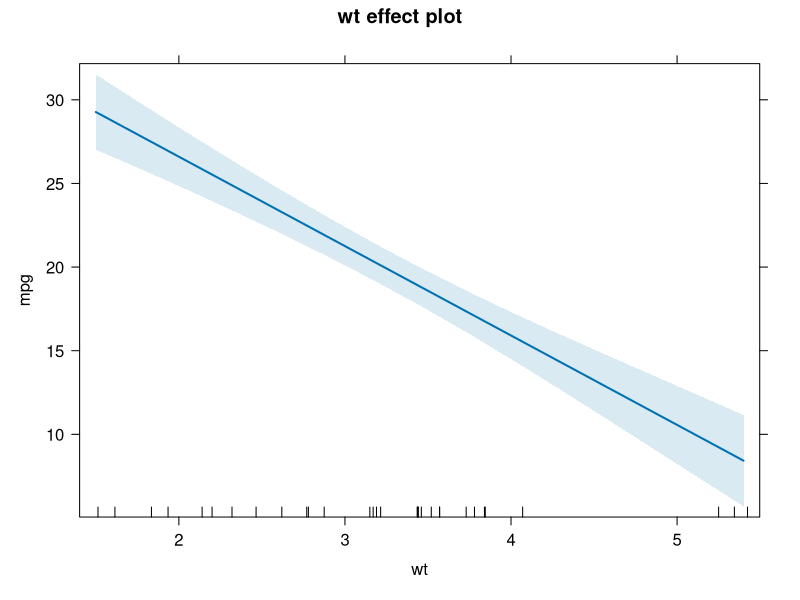
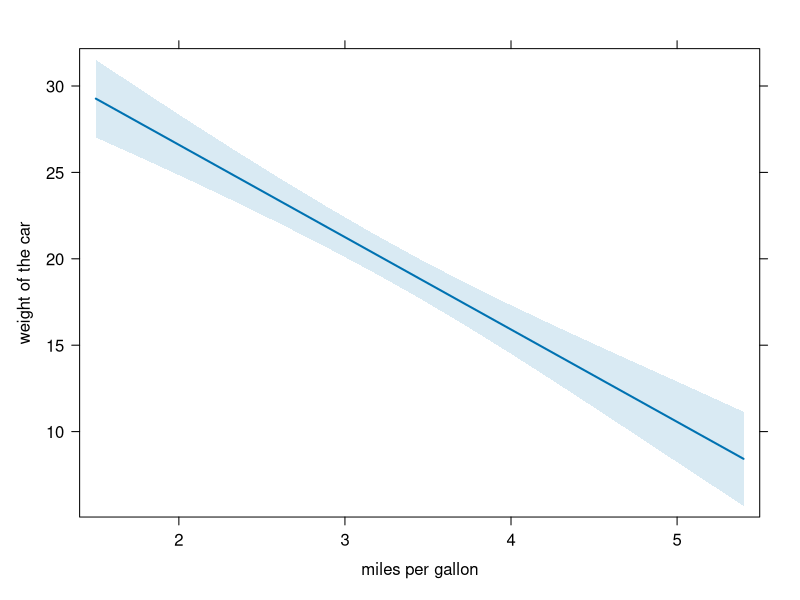
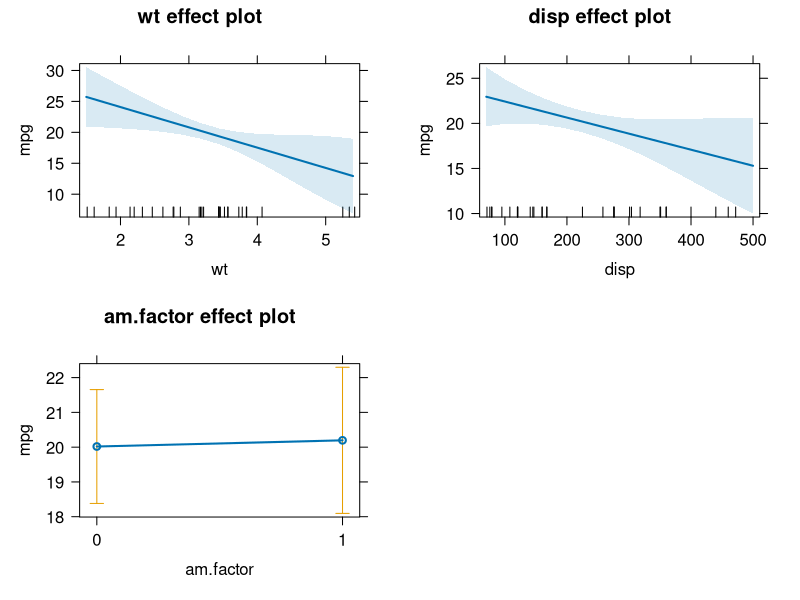
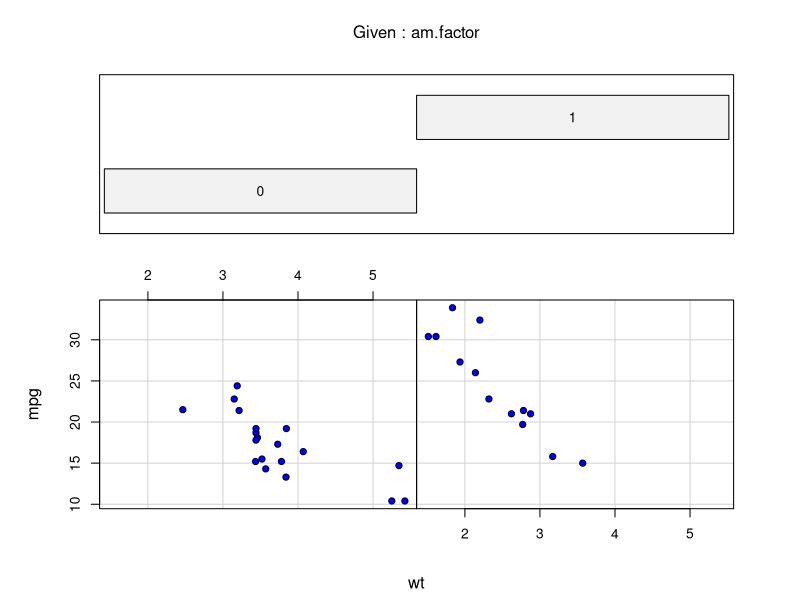
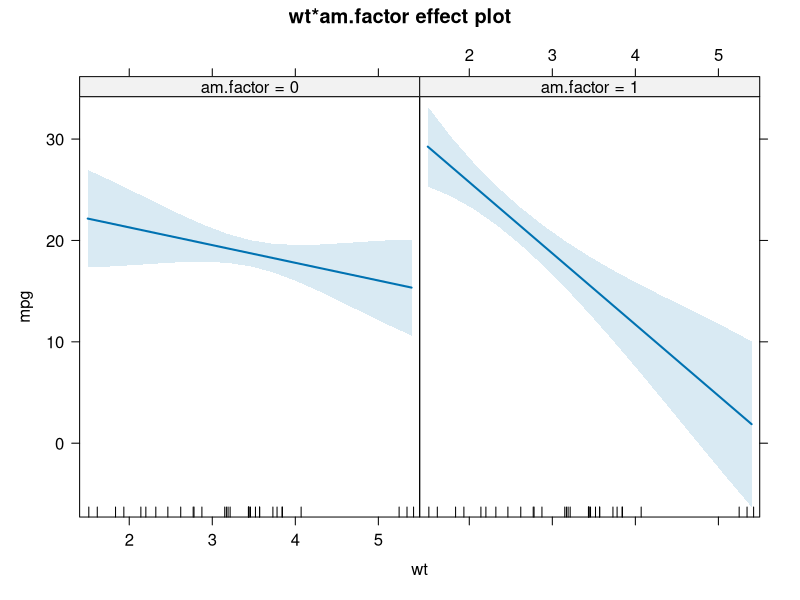
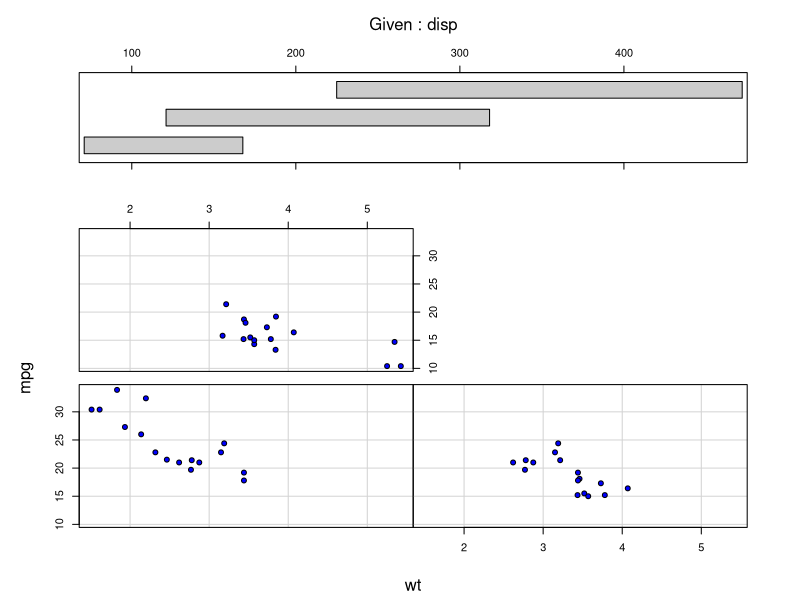
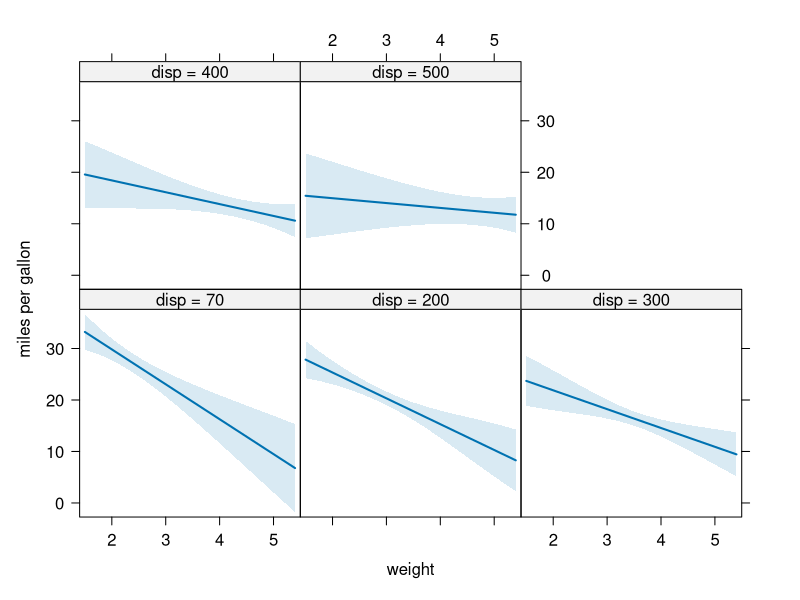
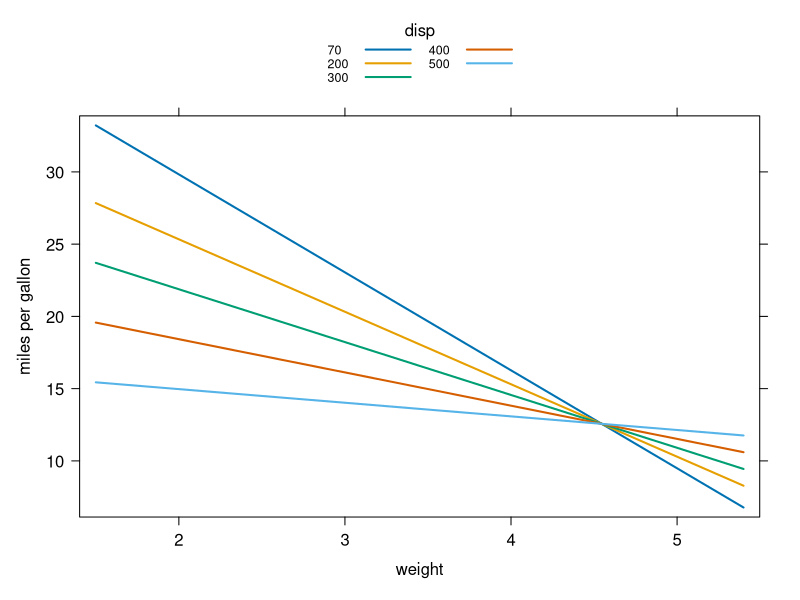

These charts were generated, in order, by the following R code:
## ---- chunk 1
# packages needed for this tutorial
library(car)
library(effects)
## ---- chunk 2
# as simple as it gets.... 
cor.test(mtcars$mpg, mtcars$wt)

## ---- chunk 3

# first let's check that our variance is homogenous using the Levene's test of Equality of Variances
leveneTest(mtcars$mpg, mtcars$vs) # we do not reject the null

# t.test= y, x (categorical)
t.test(mtcars$mpg, mtcars$vs)
## ---- chunk 4
# first we have to convert these binary variables into factors, instead of "numeric"
class(mtcars$vs)
class(mtcars$am)
mtcars$vs.factor <- as.factor(mtcars$vs)
mtcars$am.factor <- as.factor(mtcars$am)
class(mtcars$am.factor)
class(mtcars$vs.factor)

# one -way anova 
mtcars$am.factor <- as.factor(mtcars$am)
aov_1 <- aov(mpg ~ am.factor, data = mtcars )
summary(aov_1) # anova output
coefficients(aov_1) # coefficients (betas) 

# two -way anova 
aov_2 <- aov(mpg ~ am.factor*vs.factor, data = mtcars )
summary(aov_2)
coefficients(aov_2)

# post-hoc comparisons for 2x2 anova 
post_hoc <- TukeyHSD(aov_2)

# now let's take a look at the 6 contrasts of the 2x2 interaction: 
post_hoc$`am.factor:vs.factor`
## ---- chunk 5

#lm( y ~ x, data)
model1 <- lm(mpg ~ wt, data = mtcars )

# summary provides the useful output that you actually want to see: 
summary(model1)

# the effect package provides a simple way to visualize the results of your model
# here, we can quicky plot the linear regression slope with a 95% confidence interval
plot(effect("wt", model1))

# we can also make this plot prettier using similar base R arguments:
plot(effect("wt", model1), main = "", xlab = "miles per gallon", ylab = "weight of the car", rug = F)

## ---- chunk 6
#Let's estimate the effect of weight on mpg, controlling for displacement and transmission.

# first, let's change our transmission variable into a factor. 
mtcars$am.factor <- as.factor(mtcars$am)

#lm( y ~ x + m + z, data)
model2 <- lm(mpg ~ wt + disp + am.factor , data = mtcars )
summary(model2) # so we see that weight still predicts mpg, even when controlling for gear and displacement

# you can also plot all of the model coefficients at once. The am.factor plot shows the group effect, with 95% CI.
plot(allEffects(model2))
## ---- chunk 7
#FORMULA: lm( y ~ x:m + x + m + z, data)
model3 <- lm(mpg ~ wt:am.factor + wt + am.factor + disp, data = mtcars )
summary(model3) # so we see that weight still predicts mpg, even when controlling for gear and displacement
## ---- chunk 8
#FORMULA: lm( y ~ x*m + z, data)
model3b <- lm(mpg ~ wt*am.factor + disp, data = mtcars )
summary(model3b) 

# notice that the output of model 3 and model3b are exactly the same!
## ---- chunk 9
# but wait, 
anova(model3b) #thanks to the car package, this will give you the type III anova results of your model
## ---- chunk 10
# here is a cool way to visualize whether 2 variabless might interact 
coplot(mpg ~ wt | am.factor, data = mtcars,
       col = "black", bg = "blue", pch = 21)

# we can also plot the actual model output for this interaction, controlling for displacement.
plot(effect("wt:am.factor", model3b))
## ---- chunk 11
# let's visualize whether 2 continuous variables might interact 
coplot(mpg ~ wt | disp, data = mtcars,number = 3,
       col = "black", bg = "blue", pch = 21) 

# let's run our model
model4 <- lm(mpg ~ wt* disp + am.factor, data = mtcars )
summary(model4) 

# the effect plot automatically choses specific levels of the variables to display your interactions: 
plot(effect("wt:disp", model4), rug = F, main = "", ylab= "miles per gallon", xlab = "weight")

# you can also just plot the lines (without CI) this way: 
plot(effect("wt:disp", model4), multiline=T, rug = F, main = "", ylab= "miles per gallon", xlab = "weight")


## ---- chunk 12

# look at partial regression plot (Added Variable Plot), with your X variable of interest.
avPlot(model4, "wt")

# make it prettier!
avPlot(model4, "wt", col = "Black", col.lines = "Blue", pch = 18, lwd= 3, 
       ylab = "miles per gallon",
       xlab ="weight", grid = FALSE,
       main = "Partial Regression Plot: Miles per gallon by Weight")


## ---- chunk 13
